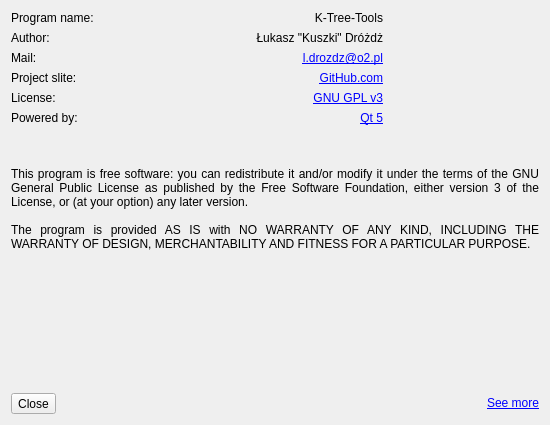
<?xml version="1.0" encoding="UTF-8"?>
<ui version="4.0">
 <class>AboutDialog</class>
 <widget class="QDialog" name="AboutDialog">
  <property name="geometry">
   <rect>
    <x>0</x>
    <y>0</y>
    <width>550</width>
    <height>425</height>
   </rect>
  </property>
  <property name="minimumSize">
   <size>
    <width>550</width>
    <height>425</height>
   </size>
  </property>
  <property name="windowTitle">
   <string>About</string>
  </property>
  <property name="windowIcon">
   <iconset theme="help-about">
    <normaloff>.</normaloff>.</iconset>
  </property>
  <layout class="QGridLayout" name="gridLayout">
   <item row="3" column="0">
    <widget class="QToolButton" name="Close">
     <property name="text">
      <string>Close</string>
     </property>
     <property name="icon">
      <iconset theme="application-exit">
       <normaloff>.</normaloff>.</iconset>
     </property>
    </widget>
   </item>
   <item row="0" column="3">
    <widget class="QLabel" name="labelLogo">
     <property name="sizePolicy">
      <sizepolicy hsizetype="Fixed" vsizetype="Fixed">
       <horstretch>0</horstretch>
       <verstretch>0</verstretch>
      </sizepolicy>
     </property>
     <property name="minimumSize">
      <size>
       <width>150</width>
       <height>150</height>
      </size>
     </property>
     <property name="maximumSize">
      <size>
       <width>150</width>
       <height>150</height>
      </size>
     </property>
     <property name="pixmap">
      <pixmap resource="resources.qrc">:/icon/logo</pixmap>
     </property>
     <property name="scaledContents">
      <bool>true</bool>
     </property>
    </widget>
   </item>
   <item row="0" column="0" colspan="3">
    <layout class="QFormLayout" name="infoLayout">
     <property name="fieldGrowthPolicy">
      <enum>QFormLayout::AllNonFixedFieldsGrow</enum>
     </property>
     <property name="rowWrapPolicy">
      <enum>QFormLayout::DontWrapRows</enum>
     </property>
     <property name="labelAlignment">
      <set>Qt::AlignLeading|Qt::AlignLeft|Qt::AlignVCenter</set>
     </property>
     <property name="formAlignment">
      <set>Qt::AlignLeading|Qt::AlignLeft|Qt::AlignTop</set>
     </property>
     <item row="0" column="0">
      <widget class="QLabel" name="labelName">
       <property name="text">
        <string>Program name:</string>
       </property>
      </widget>
     </item>
     <item row="0" column="1">
      <widget class="QLabel" name="Name">
       <property name="text">
        <string notr="true">K-Tree-Tools</string>
       </property>
       <property name="alignment">
        <set>Qt::AlignRight|Qt::AlignTrailing|Qt::AlignVCenter</set>
       </property>
      </widget>
     </item>
     <item row="1" column="0">
      <widget class="QLabel" name="labelAuthor">
       <property name="text">
        <string>Author:</string>
       </property>
      </widget>
     </item>
     <item row="1" column="1">
      <widget class="QLabel" name="Author">
       <property name="text">
        <string notr="true">Łukasz &quot;Kuszki&quot; Dróżdż</string>
       </property>
       <property name="alignment">
        <set>Qt::AlignRight|Qt::AlignTrailing|Qt::AlignVCenter</set>
       </property>
      </widget>
     </item>
     <item row="2" column="0">
      <widget class="QLabel" name="labelMail">
       <property name="text">
        <string>Mail:</string>
       </property>
      </widget>
     </item>
     <item row="2" column="1">
      <widget class="QLabel" name="Mail">
       <property name="text">
        <string notr="true">&lt;a href=&quot;l.drozdz@o2.pl&quot;&gt;l.drozdz@o2.pl&lt;/a&gt;</string>
       </property>
       <property name="alignment">
        <set>Qt::AlignRight|Qt::AlignTrailing|Qt::AlignVCenter</set>
       </property>
       <property name="openExternalLinks">
        <bool>true</bool>
       </property>
      </widget>
     </item>
     <item row="3" column="0">
      <widget class="QLabel" name="labelSlite">
       <property name="text">
        <string>Project slite:</string>
       </property>
      </widget>
     </item>
     <item row="3" column="1">
      <widget class="QLabel" name="Slite">
       <property name="text">
        <string notr="true">&lt;a href=&quot;https://github.com/Kuszki/K-Tree-Tools&quot;&gt;GitHub.com&lt;/a&gt;</string>
       </property>
       <property name="alignment">
        <set>Qt::AlignRight|Qt::AlignTrailing|Qt::AlignVCenter</set>
       </property>
       <property name="openExternalLinks">
        <bool>true</bool>
       </property>
      </widget>
     </item>
     <item row="4" column="0">
      <widget class="QLabel" name="labelLicense">
       <property name="text">
        <string>License:</string>
       </property>
      </widget>
     </item>
     <item row="4" column="1">
      <widget class="QLabel" name="License">
       <property name="text">
        <string notr="true">&lt;a href=&quot;http://www.gnu.org/licenses/gpl-3.0.en.html&quot;&gt;GNU GPL v3&lt;/a&gt;</string>
       </property>
       <property name="alignment">
        <set>Qt::AlignRight|Qt::AlignTrailing|Qt::AlignVCenter</set>
       </property>
       <property name="openExternalLinks">
        <bool>true</bool>
       </property>
      </widget>
     </item>
     <item row="5" column="0">
      <widget class="QLabel" name="labelPowered">
       <property name="text">
        <string>Powered by:</string>
       </property>
      </widget>
     </item>
     <item row="5" column="1">
      <widget class="QLabel" name="Powered">
       <property name="text">
        <string notr="true">&lt;a href=&quot;http://www.qt.io/&quot;&gt;Qt 5&lt;/a&gt;</string>
       </property>
       <property name="alignment">
        <set>Qt::AlignRight|Qt::AlignTrailing|Qt::AlignVCenter</set>
       </property>
       <property name="openExternalLinks">
        <bool>true</bool>
       </property>
      </widget>
     </item>
    </layout>
   </item>
   <item row="1" column="0" colspan="4">
    <widget class="QLabel" name="Info">
     <property name="text">
      <string>This program is free software: you can redistribute it and/or modify it under the terms of the GNU General Public License as published by the Free Software Foundation, either version 3 of the License, or (at your option) any later version.

The program is provided AS IS with NO WARRANTY OF ANY KIND, INCLUDING THE WARRANTY OF DESIGN, MERCHANTABILITY AND FITNESS FOR A PARTICULAR PURPOSE.</string>
     </property>
     <property name="alignment">
      <set>Qt::AlignJustify|Qt::AlignVCenter</set>
     </property>
     <property name="wordWrap">
      <bool>true</bool>
     </property>
    </widget>
   </item>
   <item row="3" column="1" colspan="3">
    <widget class="QLabel" name="More">
     <property name="text">
      <string>&lt;a href=&quot;http://www.fsf.org/&quot;&gt;See more&lt;/a&gt;</string>
     </property>
     <property name="alignment">
      <set>Qt::AlignRight|Qt::AlignTrailing|Qt::AlignVCenter</set>
     </property>
     <property name="openExternalLinks">
      <bool>true</bool>
     </property>
    </widget>
   </item>
   <item row="2" column="0" colspan="4">
    <spacer name="verticalSpacer">
     <property name="orientation">
      <enum>Qt::Vertical</enum>
     </property>
     <property name="sizeHint" stdset="0">
      <size>
       <width>0</width>
       <height>0</height>
      </size>
     </property>
    </spacer>
   </item>
  </layout>
 </widget>
 <tabstops>
  <tabstop>Close</tabstop>
 </tabstops>
 <resources>
  <include location="resources.qrc"/>
 </resources>
 <connections>
  <connection>
   <sender>Close</sender>
   <signal>clicked()</signal>
   <receiver>AboutDialog</receiver>
   <slot>reject()</slot>
   <hints>
    <hint type="sourcelabel">
     <x>46</x>
     <y>374</y>
    </hint>
    <hint type="destinationlabel">
     <x>46</x>
     <y>580</y>
    </hint>
   </hints>
  </connection>
 </connections>
</ui>
